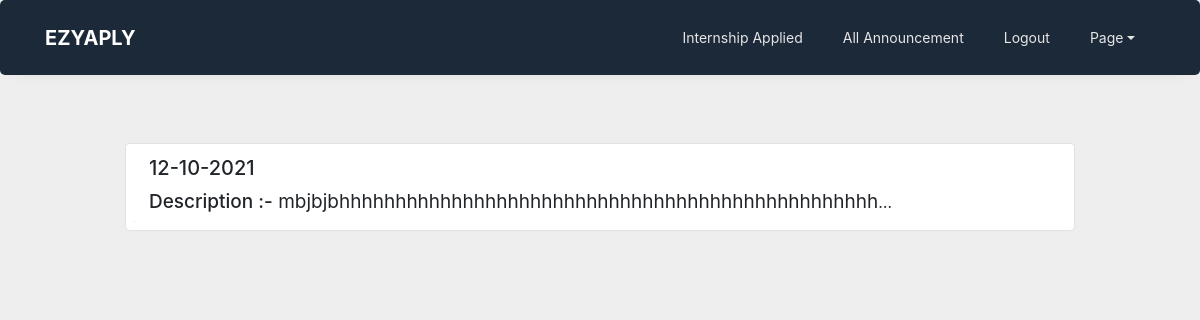
Page /all_announcements_student on the earlier database version.
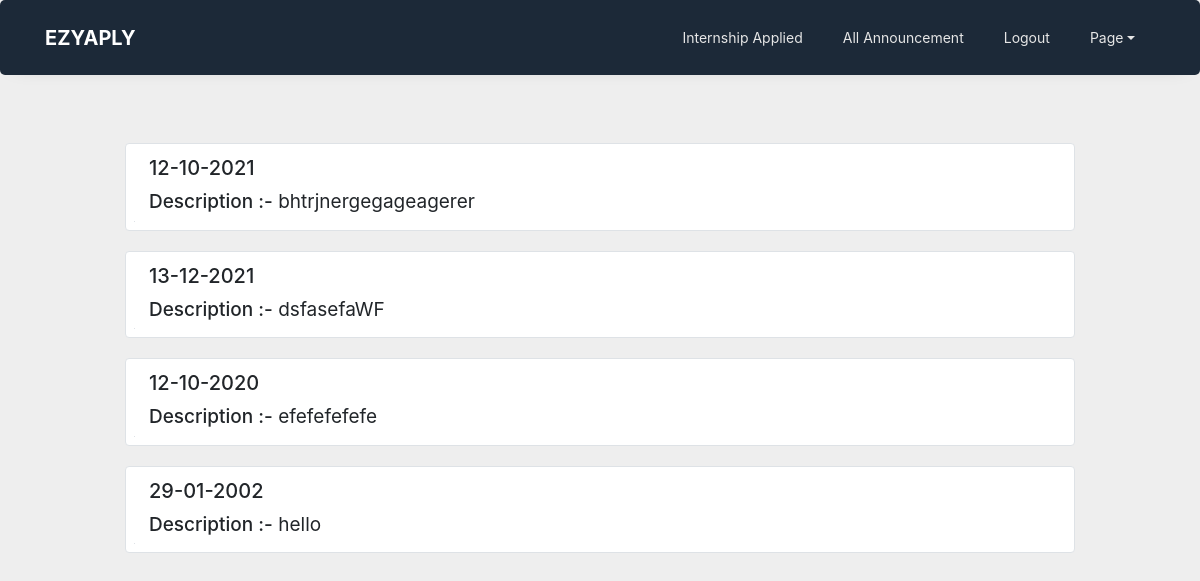
Same page on the later database version.
### ezyaplyapp/models.py (models this page shows)
class Announcement(models.Model):
    an_id=models.AutoField(primary_key=True)
    announcement_date=models.CharField(max_length=200,null=True)
    announcement_text=models.TextField(max_length=1000, null=True)

### ezyaplyapp/views.py (the view)
# urls.py: path('all_announcements_student',views.all_announcements_student,name='all_announcements_student'),
def all_announcements_student(request):
    announcements=Announcement.objects.all()
    context={
        'announcements':announcements,
        'user_id':request.user.id
    }
    return render(request, 'all_announcements_student.html',context)

### ezyaplyapp/template/all_announcements_student.html (shortened to what this page needs)
<!doctype html>
{% load static %}
<html lang="en">
  <head>
	<link rel="stylesheet" href="https://stackpath.bootstrapcdn.com/font-awesome/4.7.0/css/font-awesome.min.css">
	<link rel="stylesheet" href="{% static 'navigation/css/style.css' %}">
    <link rel="stylesheet" href="https://maxcdn.bootstrapcdn.com/bootstrap/4.0.0/css/bootstrap.min.css">
  </head>
  <body>
    <nav class="navbar navbar-expand-lg ftco_navbar ftco-navbar-light" id="ftco-navbar">
        <div class="container">
            <a class="navbar-brand" href="{% url 'home' %}">EzyAply</a>
          <div class="collapse navbar-collapse" id="ftco-nav">
            <ul class="navbar-nav ml-auto">
                        <li class="nav-item"><a href="{% url 'internship_applied' user_id  %}" class="nav-link">Internship Applied</a></li>
                <li class="nav-item"><a href="{% url 'all_announcements_student' %}" class="nav-link">All Announcement</a></li>
                <li class="nav-item"><a href="{% url 'logout' %}" class="nav-link">Logout</a></li>
                <li class="nav-item dropdown position-static">
              <a class="nav-link dropdown-toggle" href="#" id="dropdown04" data-toggle="dropdown" aria-haspopup="true" aria-expanded="false">Page</a>
            </li>
            </ul>
          </div>
        </div>
      </nav>
    <div class="container mt-5 mb-5">
        <div class="d-flex justify-content-center row">
            <div class="col-md-10">
                {% for announcement in announcements %}
                <div class="row p-2 bg-white border rounded" style="margin-top: 20px;">
                    <div class="col-md-10 mt-1">
                        <h5 style="font-weight: 500">{{ announcement.announcement_date }}</h5>
                        <p class="text-justify text-truncate para mb-0"><span style="font-size: 19px;
                            font-weight: 500;">Description :-</span><span style="font-size: 19px;"> {{ announcement.announcement_text }}</span></p>
                    </div>
                    <div class="align-items-center align-content-center col-md-3 border-left mt-1">
                    </div>
                </div>
                {% endfor %}
            </div>
        </div>
    </div>
  </body>
</html>

Differences in the rows shown:
removed Announcement: announcement_date "12-10-2021", announcement_text "mbjbjbhhhhhhhhhhhhhhhhhhhhhhhhhhhhhhhhhhhhhhhhhhhhhhhh…"
added Announcement: announcement_date "12-10-2021", announcement_text "bhtrjnergegageagerer"
added Announcement: announcement_date "13-12-2021", announcement_text "dsfasefaWF"
added Announcement: announcement_date "12-10-2020", announcement_text "efefefefefe"
added Announcement: announcement_date "29-01-2002", announcement_text "hello"
